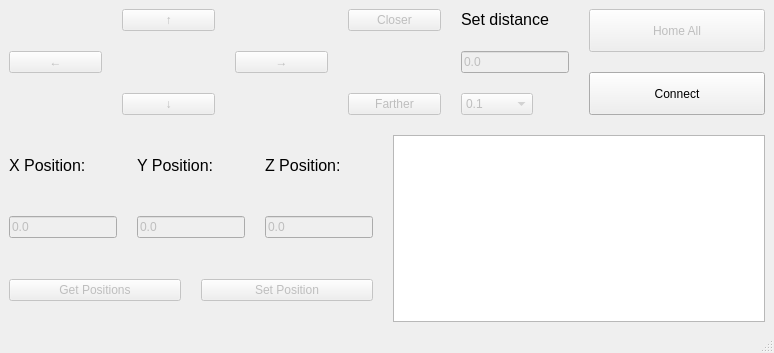
<?xml version="1.0" encoding="UTF-8"?>
<ui version="4.0">
 <class>MainWindow</class>
 <widget class="QMainWindow" name="MainWindow">
  <property name="geometry">
   <rect>
    <x>0</x>
    <y>0</y>
    <width>774</width>
    <height>353</height>
   </rect>
  </property>
  <property name="sizePolicy">
   <sizepolicy hsizetype="Fixed" vsizetype="Fixed">
    <horstretch>0</horstretch>
    <verstretch>0</verstretch>
   </sizepolicy>
  </property>
  <property name="minimumSize">
   <size>
    <width>774</width>
    <height>353</height>
   </size>
  </property>
  <property name="windowTitle">
   <string>MainWindow</string>
  </property>
  <widget class="QWidget" name="centralwidget">
   <property name="sizePolicy">
    <sizepolicy hsizetype="Preferred" vsizetype="Preferred">
     <horstretch>0</horstretch>
     <verstretch>0</verstretch>
    </sizepolicy>
   </property>
   <layout class="QGridLayout" name="gridLayout_4">
    <property name="spacing">
     <number>20</number>
    </property>
    <item row="0" column="0" colspan="2">
     <layout class="QGridLayout" name="gridLayout">
      <property name="spacing">
       <number>20</number>
      </property>
      <item row="2" column="3">
       <widget class="QPushButton" name="fartherButton">
        <property name="enabled">
         <bool>false</bool>
        </property>
        <property name="sizePolicy">
         <sizepolicy hsizetype="Preferred" vsizetype="Preferred">
          <horstretch>0</horstretch>
          <verstretch>0</verstretch>
         </sizepolicy>
        </property>
        <property name="text">
         <string>Farther</string>
        </property>
       </widget>
      </item>
      <item row="0" column="4">
       <widget class="QLabel" name="setDistanceLabel">
        <property name="sizePolicy">
         <sizepolicy hsizetype="Fixed" vsizetype="Fixed">
          <horstretch>0</horstretch>
          <verstretch>0</verstretch>
         </sizepolicy>
        </property>
        <property name="font">
         <font>
          <pointsize>12</pointsize>
         </font>
        </property>
        <property name="text">
         <string>Set distance</string>
        </property>
       </widget>
      </item>
      <item row="0" column="3">
       <widget class="QPushButton" name="closerButton">
        <property name="enabled">
         <bool>false</bool>
        </property>
        <property name="sizePolicy">
         <sizepolicy hsizetype="Preferred" vsizetype="Preferred">
          <horstretch>0</horstretch>
          <verstretch>0</verstretch>
         </sizepolicy>
        </property>
        <property name="text">
         <string>Closer</string>
        </property>
       </widget>
      </item>
      <item row="1" column="4">
       <widget class="QLineEdit" name="setDistanceLineEdit">
        <property name="enabled">
         <bool>false</bool>
        </property>
        <property name="sizePolicy">
         <sizepolicy hsizetype="Preferred" vsizetype="Fixed">
          <horstretch>0</horstretch>
          <verstretch>0</verstretch>
         </sizepolicy>
        </property>
        <property name="text">
         <string>0.0</string>
        </property>
        <property name="clearButtonEnabled">
         <bool>false</bool>
        </property>
       </widget>
      </item>
      <item row="2" column="4">
       <widget class="QComboBox" name="distanceComboBox">
        <property name="enabled">
         <bool>false</bool>
        </property>
        <property name="sizePolicy">
         <sizepolicy hsizetype="Fixed" vsizetype="Fixed">
          <horstretch>0</horstretch>
          <verstretch>0</verstretch>
         </sizepolicy>
        </property>
        <item>
         <property name="text">
          <string>0.1</string>
         </property>
        </item>
        <item>
         <property name="text">
          <string>1</string>
         </property>
        </item>
        <item>
         <property name="text">
          <string>10</string>
         </property>
        </item>
        <item>
         <property name="text">
          <string>Custom</string>
         </property>
        </item>
       </widget>
      </item>
      <item row="1" column="0">
       <widget class="QPushButton" name="leftButton">
        <property name="enabled">
         <bool>false</bool>
        </property>
        <property name="sizePolicy">
         <sizepolicy hsizetype="Preferred" vsizetype="Preferred">
          <horstretch>0</horstretch>
          <verstretch>0</verstretch>
         </sizepolicy>
        </property>
        <property name="text">
         <string>←</string>
        </property>
       </widget>
      </item>
      <item row="1" column="2">
       <widget class="QPushButton" name="rightButton">
        <property name="enabled">
         <bool>false</bool>
        </property>
        <property name="sizePolicy">
         <sizepolicy hsizetype="Preferred" vsizetype="Preferred">
          <horstretch>0</horstretch>
          <verstretch>0</verstretch>
         </sizepolicy>
        </property>
        <property name="text">
         <string>→</string>
        </property>
       </widget>
      </item>
      <item row="0" column="1">
       <widget class="QPushButton" name="upButton">
        <property name="enabled">
         <bool>false</bool>
        </property>
        <property name="sizePolicy">
         <sizepolicy hsizetype="Preferred" vsizetype="Preferred">
          <horstretch>0</horstretch>
          <verstretch>0</verstretch>
         </sizepolicy>
        </property>
        <property name="text">
         <string>↑</string>
        </property>
       </widget>
      </item>
      <item row="2" column="1">
       <widget class="QPushButton" name="downButton">
        <property name="enabled">
         <bool>false</bool>
        </property>
        <property name="sizePolicy">
         <sizepolicy hsizetype="Preferred" vsizetype="Preferred">
          <horstretch>0</horstretch>
          <verstretch>0</verstretch>
         </sizepolicy>
        </property>
        <property name="text">
         <string>↓</string>
        </property>
       </widget>
      </item>
     </layout>
    </item>
    <item row="0" column="2">
     <layout class="QGridLayout" name="gridLayout_3">
      <property name="spacing">
       <number>20</number>
      </property>
      <item row="0" column="0">
       <widget class="QPushButton" name="homeButton">
        <property name="enabled">
         <bool>false</bool>
        </property>
        <property name="sizePolicy">
         <sizepolicy hsizetype="Preferred" vsizetype="Minimum">
          <horstretch>0</horstretch>
          <verstretch>0</verstretch>
         </sizepolicy>
        </property>
        <property name="text">
         <string>Home All</string>
        </property>
       </widget>
      </item>
      <item row="1" column="0">
       <widget class="QPushButton" name="connectButton">
        <property name="sizePolicy">
         <sizepolicy hsizetype="Preferred" vsizetype="Minimum">
          <horstretch>0</horstretch>
          <verstretch>0</verstretch>
         </sizepolicy>
        </property>
        <property name="text">
         <string>Connect</string>
        </property>
       </widget>
      </item>
     </layout>
    </item>
    <item row="1" column="0">
     <layout class="QGridLayout" name="gridLayout_2">
      <property name="spacing">
       <number>20</number>
      </property>
      <item row="0" column="0">
       <widget class="QLabel" name="label_2">
        <property name="sizePolicy">
         <sizepolicy hsizetype="Fixed" vsizetype="Fixed">
          <horstretch>0</horstretch>
          <verstretch>0</verstretch>
         </sizepolicy>
        </property>
        <property name="font">
         <font>
          <pointsize>12</pointsize>
         </font>
        </property>
        <property name="text">
         <string>X Position:</string>
        </property>
       </widget>
      </item>
      <item row="0" column="1" colspan="2">
       <widget class="QLabel" name="label_3">
        <property name="sizePolicy">
         <sizepolicy hsizetype="Fixed" vsizetype="Fixed">
          <horstretch>0</horstretch>
          <verstretch>0</verstretch>
         </sizepolicy>
        </property>
        <property name="font">
         <font>
          <pointsize>12</pointsize>
         </font>
        </property>
        <property name="text">
         <string>Y Position:</string>
        </property>
       </widget>
      </item>
      <item row="0" column="3">
       <widget class="QLabel" name="label_5">
        <property name="sizePolicy">
         <sizepolicy hsizetype="Fixed" vsizetype="Fixed">
          <horstretch>0</horstretch>
          <verstretch>0</verstretch>
         </sizepolicy>
        </property>
        <property name="font">
         <font>
          <pointsize>12</pointsize>
         </font>
        </property>
        <property name="text">
         <string>Z Position:</string>
        </property>
       </widget>
      </item>
      <item row="1" column="0">
       <widget class="QLineEdit" name="xPositionLineEdit">
        <property name="enabled">
         <bool>false</bool>
        </property>
        <property name="sizePolicy">
         <sizepolicy hsizetype="Preferred" vsizetype="Fixed">
          <horstretch>0</horstretch>
          <verstretch>0</verstretch>
         </sizepolicy>
        </property>
        <property name="text">
         <string>0.0</string>
        </property>
       </widget>
      </item>
      <item row="1" column="1" colspan="2">
       <widget class="QLineEdit" name="yPositionLineEdit">
        <property name="enabled">
         <bool>false</bool>
        </property>
        <property name="sizePolicy">
         <sizepolicy hsizetype="Preferred" vsizetype="Fixed">
          <horstretch>0</horstretch>
          <verstretch>0</verstretch>
         </sizepolicy>
        </property>
        <property name="text">
         <string>0.0</string>
        </property>
       </widget>
      </item>
      <item row="1" column="3">
       <widget class="QLineEdit" name="zPositionLineEdit">
        <property name="enabled">
         <bool>false</bool>
        </property>
        <property name="sizePolicy">
         <sizepolicy hsizetype="Preferred" vsizetype="Fixed">
          <horstretch>0</horstretch>
          <verstretch>0</verstretch>
         </sizepolicy>
        </property>
        <property name="text">
         <string>0.0</string>
        </property>
       </widget>
      </item>
      <item row="2" column="0" colspan="2">
       <widget class="QPushButton" name="getPositionsButton">
        <property name="enabled">
         <bool>false</bool>
        </property>
        <property name="sizePolicy">
         <sizepolicy hsizetype="Preferred" vsizetype="Fixed">
          <horstretch>0</horstretch>
          <verstretch>0</verstretch>
         </sizepolicy>
        </property>
        <property name="text">
         <string>Get Positions</string>
        </property>
       </widget>
      </item>
      <item row="2" column="2" colspan="2">
       <widget class="QPushButton" name="setPositionsButton">
        <property name="enabled">
         <bool>false</bool>
        </property>
        <property name="sizePolicy">
         <sizepolicy hsizetype="Preferred" vsizetype="Fixed">
          <horstretch>0</horstretch>
          <verstretch>0</verstretch>
         </sizepolicy>
        </property>
        <property name="text">
         <string>Set Position</string>
        </property>
       </widget>
      </item>
     </layout>
    </item>
    <item row="1" column="1" colspan="2">
     <widget class="QTextBrowser" name="loggingBrowser">
      <property name="sizePolicy">
       <sizepolicy hsizetype="Expanding" vsizetype="Expanding">
        <horstretch>0</horstretch>
        <verstretch>0</verstretch>
       </sizepolicy>
      </property>
      <property name="font">
       <font>
        <pointsize>10</pointsize>
       </font>
      </property>
     </widget>
    </item>
   </layout>
  </widget>
  <widget class="QStatusBar" name="statusbar"/>
 </widget>
 <resources/>
 <connections/>
</ui>
